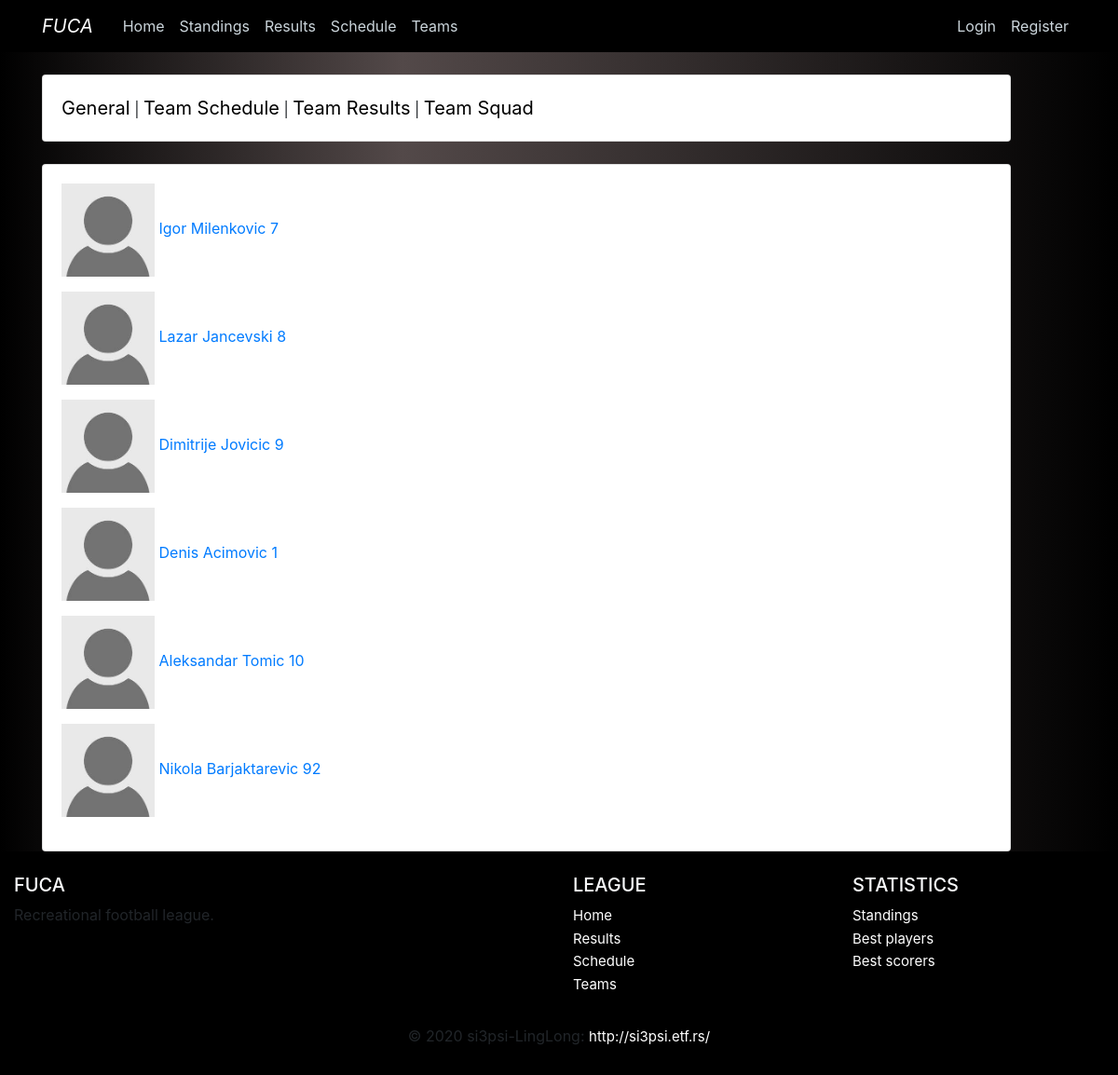
Page /teams/squad/1 on the earlier database version.
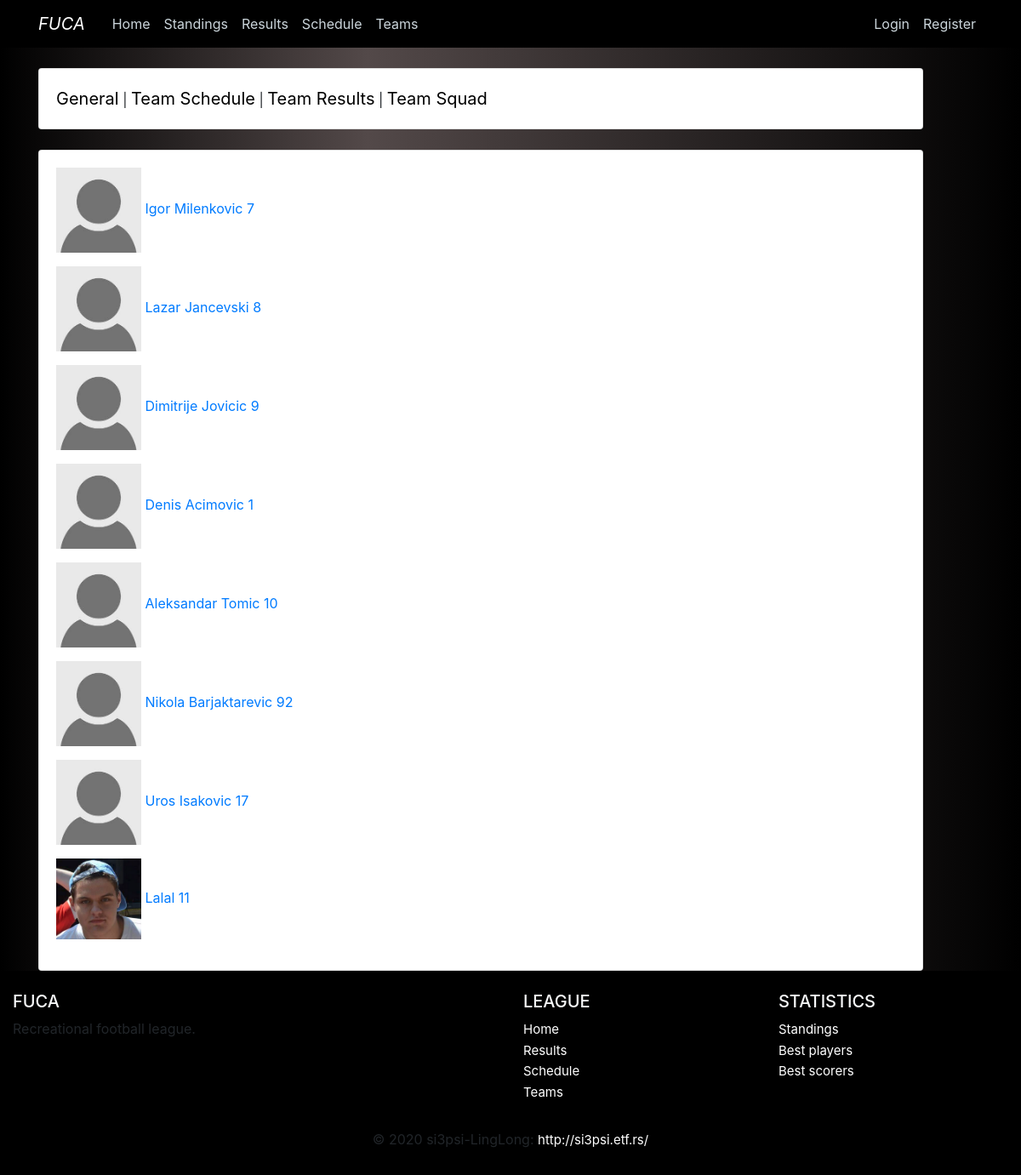
Same page on the later database version.
### fuca/models.py (models this page shows, shortened)
class Player(db.Model, UserMixin):
    __tablename__ = 'player'
    id          = db.Column(db.Integer,     primary_key=True)
    name        = db.Column(db.String(100), nullable=False)
    birthdate   = db.Column(db.DateTime,    nullable=False)
    number      = db.Column(db.Integer,     nullable=False)
    image       = db.Column(db.String(20),  nullable=False, default='default.jpg')
    email       = db.Column(db.String(120), unique=True,    nullable=False)
    password    = db.Column(db.String(200))
    registered  = db.Column(db.Boolean, default=False)
    is_admin    = db.Column(db.Boolean, default=False)
    team_id     = db.Column(db.Integer, db.ForeignKey('team.id'), nullable=False)
    statistics  = db.relationship('Statistics', backref='player', lazy=True)

### fuca/teams/routes.py (the view)
@teams.route("/squad/<int:id>")
def teamsquad(id):
    Team.query.get_or_404(id)
    players = Player.query.filter_by(team_id=id).all()
    for player in players:
        player.image = url_for('static', filename='images/players/{}'.format(player.image))
    return render_template('team/team-squad.html', players=players, id=id, title='Team Squad')

### fuca/templates/team/team-squad.html
{% extends 'team/team-layout.html' %}
{% block team_content %}
    {% for player in players %}
        <p>
            <a href="{{ url_for('main.player', id=player.id)}}">
                <img src="{{ player.image }}" width="100"> {{ player.name }} {{ player.number }}
            </a>
        </p>
    {% endfor %}
{% endblock team_content %}

Differences in the rows shown:
added Player: image (placeholder picture), name "Uros Isakovic", number "17"
added Player: image (picture), name "Lalal", number "11"
